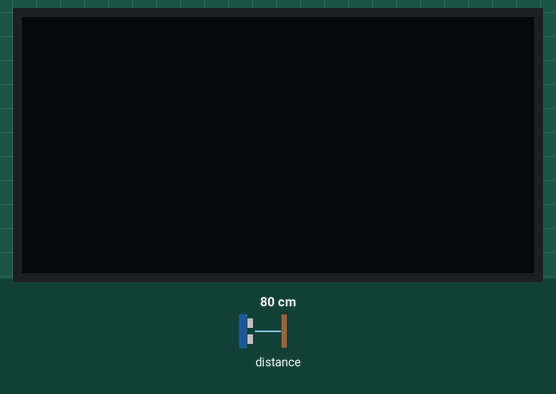
Simulated run of this sketch. Board: Arduino Uno, built with avr-gcc and run on an emulated ATmega328P. On the bench: 128×64 one-colour display. Inputs (shaded band) come from the test bench; at power-on: distance to the obstacle 80 cm. What the sketch prints to the serial monitor is not drawn.

Above: at 1.2 s.
1.3 s: distance to the obstacle set to 32 cm
2.8 s: distance to the obstacle set to 27 cm
At 3.6 s:
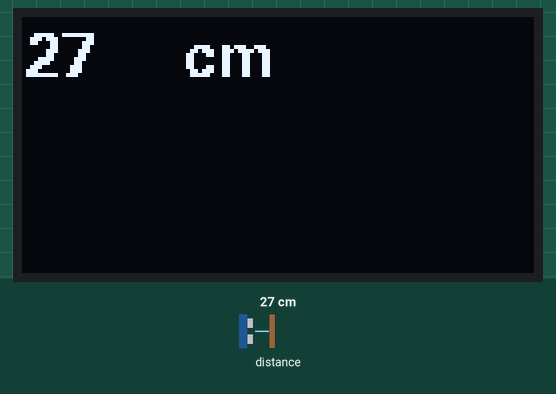
4.3 s: distance to the obstacle set to 35 cm
At 5.1 s:
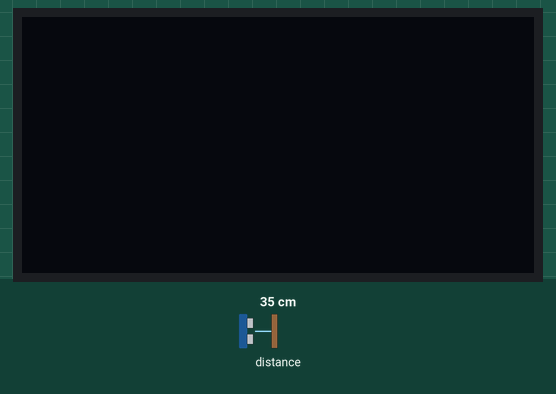
Timing chart, 0 to 7.3 s (numbered marks = the images above; inputs shaded):
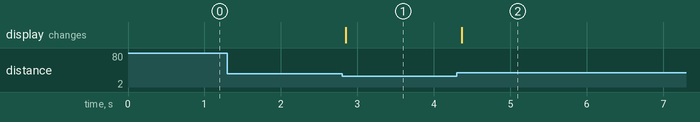

Measured:
- the behaviour switches between 30 and 29 cm on distance to the obstacle (found by bisection; images 0 and 1)
- after the input at 1.3 s, every drawn part: stays the same
- after the input at 2.8 s, the display: changes after 0.05 s (image 1)
- after the input at 4.3 s, the display: changes after 0.06 s (image 2)

The sketch:

07_Distance2Oled_condition.ino
```cpp
/*

  Simple variable writing on screen based on U8g2 Library Print function
  --> https://github.com/olikraus/u8g2/wiki/u8g2reference#print

  The Variable is displayed if the distance is lower than X

  We are using
  - Seeedstudio Grove Oled Screen on TWI / I2C
  - Ultrasonic Distance Sensor on D0
  - Arduino Grove Carrier
  - Arduino MKR1010

  Fluid Networks / Davide Gomba 04/2021


*/

#include <Arduino.h>
#include <U8g2lib.h>

#ifdef U8X8_HAVE_HW_SPI
#include <SPI.h>
#endif
#ifdef U8X8_HAVE_HW_I2C
#include <Wire.h>
#endif

#include "Ultrasonic.h"
Ultrasonic ultrasonic(0);

U8G2_SSD1306_128X64_NONAME_F_SW_I2C u8g2(U8G2_R0,
    /* clock=*/ SCL,
    /* data=*/ SDA,
    /* reset=*/ U8X8_PIN_NONE);

void setup() {
  Serial.begin(9600);
  u8g2.begin();
  u8g2.setFont(u8g2_font_fub11_tf);	// set the target font to calculate the pixel width
}


void loop() {

  long RangeInInches;
  long RangeInCentimeters;

  RangeInCentimeters = ultrasonic.MeasureInCentimeters(); // two measurements should keep an interval
  Serial.println(RangeInCentimeters);//0~400cm

  if (RangeInCentimeters < 30) {

    u8g2.setCursor(0, 15);
    u8g2.print(RangeInCentimeters);
    u8g2.setCursor(40, 15);
    u8g2.print("cm");
    u8g2.sendBuffer();
    u8g2.clearBuffer(); // this clear the screen for the next frame to be drawn

  } else if (RangeInCentimeters >=30) {

    u8g2.setCursor(0, 15);
    u8g2.print("    ");
    u8g2.setCursor(40, 15);
    u8g2.print("    ");
    u8g2.sendBuffer();
    u8g2.clearBuffer(); // this clear the screen for the next frame to be drawn


  }


}
```
